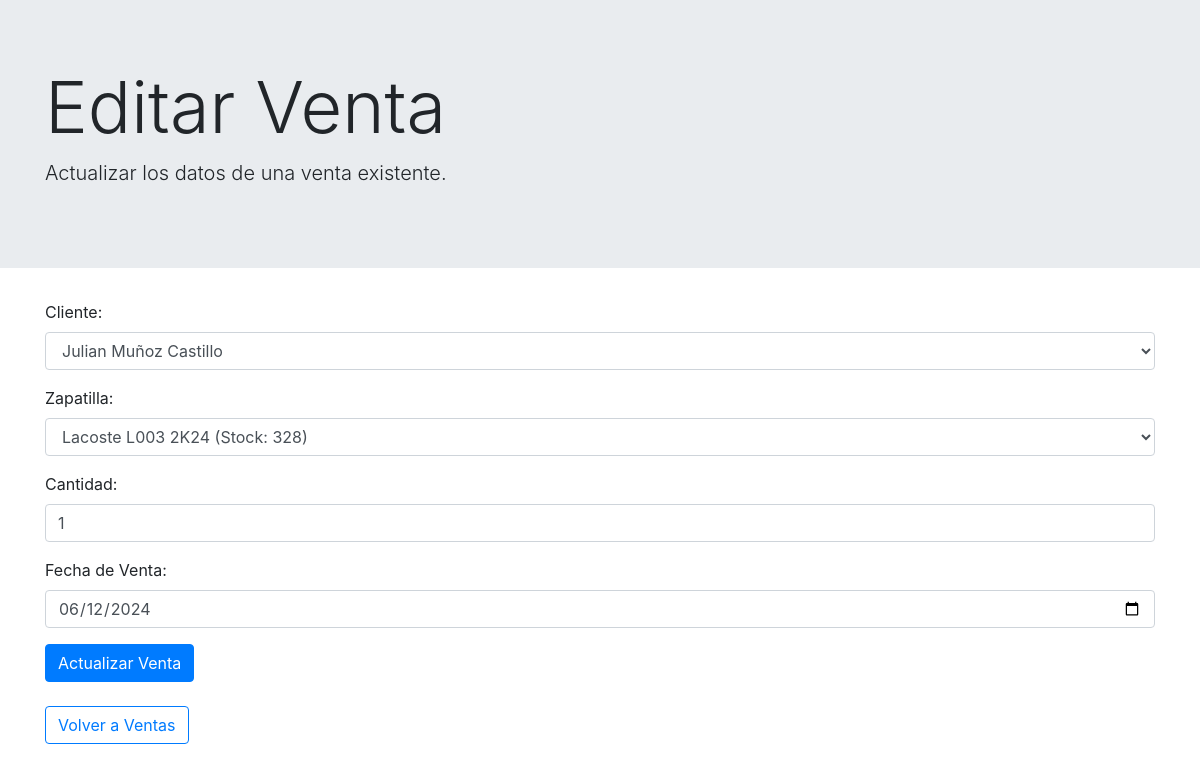
Page /editarVenta.php?id=2 on the committed database.
### tables this page shows
CREATE TABLE `ventas` (
  `id_venta` int(11) NOT NULL,
  `id_cliente` int(11) NOT NULL,
  `id_zapatilla` int(11) NOT NULL,
  `cantidad` int(11) NOT NULL,
  `fecha_venta` date NOT NULL
);

CREATE TABLE `zapatillas` (
  `id_zapatilla` int(10) NOT NULL,
  `Modelo` varchar(150) NOT NULL,
  `Marca` set('Nike','Adidas','New Balance','Puma','Converse','Vans','Lacoste','Salomon','Reebok') NOT NULL,
  `Precio` int(6) NOT NULL,
  `Stock` int(10) NOT NULL
);

### editarVenta.php (the view, shortened to what this page needs)
<!doctype html>
<html lang="es">
<head>
    <link rel="stylesheet" href="css/bootstrap.min.css">
    <link rel="stylesheet" href="css/styles.css">
    <link rel="stylesheet" href="css/jquery.dataTables.min.css">
</head>
<body>
    <?php
    require 'conexion.php';
    $id_venta = $_GET['id'];
    $sql = "SELECT * FROM ventas WHERE id_venta = ?";
    $stmt = $mysqli->prepare($sql);
    $stmt->bind_param("i", $id_venta);
    $stmt->execute();
    $resultado = $stmt->get_result();
    $venta = $resultado->fetch_assoc();
    $sql_clientes = "SELECT id_cliente, nombre, apellido FROM clientes";
    $resultado_clientes = $mysqli->query($sql_clientes);
    $sql_zapatillas = "SELECT id_zapatilla, marca, modelo, stock FROM zapatillas";
    $resultado_zapatillas = $mysqli->query($sql_zapatillas);
    ?>
    <div class="jumbotron jumbotron-fluid">
        <div class="container">
            <h1 class="display-3">Editar Venta</h1>
            <p class="lead">Actualizar los datos de una venta existente.</p>
        </div>
    </div>
    <div class="container">
        <form action="editarVenta2.php?id=<?php echo $id_venta; ?>" method="post">
            <div class="form-group">
                <label for="id_cliente">Cliente:</label>
                <select name="id_cliente" id="id_cliente" class="form-control" required>
                    <?php while ($fila = $resultado_clientes->fetch_assoc()) { ?>
                        <option value="<?php echo $fila['id_cliente']; ?>" <?php echo $fila['id_cliente'] == $venta['id_cliente'] ? 'selected' : ''; ?>><?php echo $fila['nombre']; ?> <?php echo $fila['apellido'] ?></option>
                    <?php }; ?>
                </select>
            </div>
            <div class="form-group">
                <label for="id_zapatilla">Zapatilla:</label>
                <select name="id_zapatilla" id="id_zapatilla" class="form-control" required>
                    <?php while ($fila = $resultado_zapatillas->fetch_assoc()) { ?>
                        <option value="<?php echo $fila['id_zapatilla']; ?>" <?php echo $fila['id_zapatilla'] == $venta['id_zapatilla'] ? 'selected' : ''; ?>><?php echo $fila['marca'] . " " . $fila['modelo']; ?> (Stock: <?php echo $fila['stock']; ?>)</option>
                    <?php }; ?>
                </select>
            </div>
            <div class="form-group">
                <label for="cantidad">Cantidad:</label>
                <input type="number" name="cantidad" id="cantidad" class="form-control" value="<?php echo $venta['cantidad']; ?>" required>
            </div>
            <div class="form-group">
                <label for="fecha_venta">Fecha de Venta:</label>
                <input type="date" name="fecha_venta" id="fecha_venta" class="form-control" value="<?php echo $venta['fecha_venta']; ?>" required>
            </div>
            <button type="submit" class="btn btn-primary">Actualizar Venta</button>
        </form>
        <br>
        <a href="ventas.php"><button type="button" class="btn btn-outline-primary">Volver a Ventas</button></a>
    </div>
</body>
</html>

### rows in the picture
ventas: id_zapatilla "Lacoste L003 2K24 (Stock: 328)", cantidad "1", fecha_venta "06/12/2024"

### other values in the picture
form field id_cliente "Julian Muñoz Castillo"
